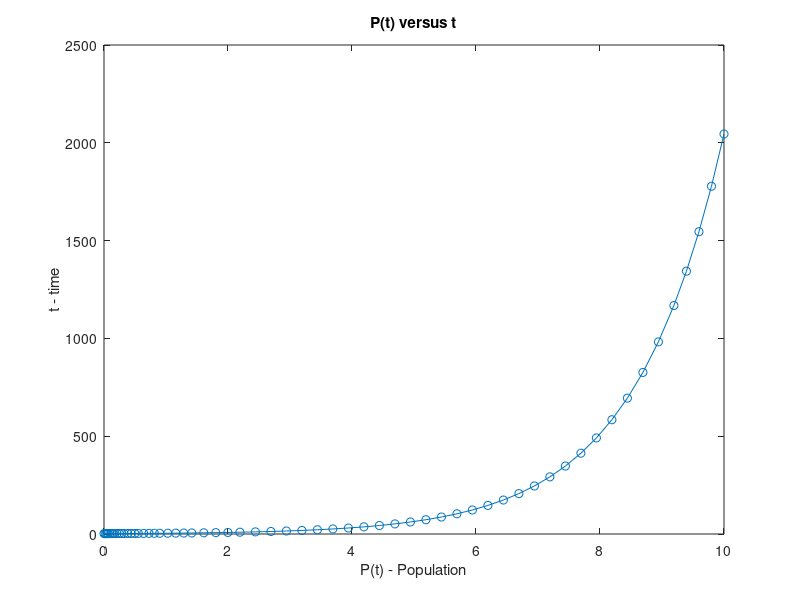
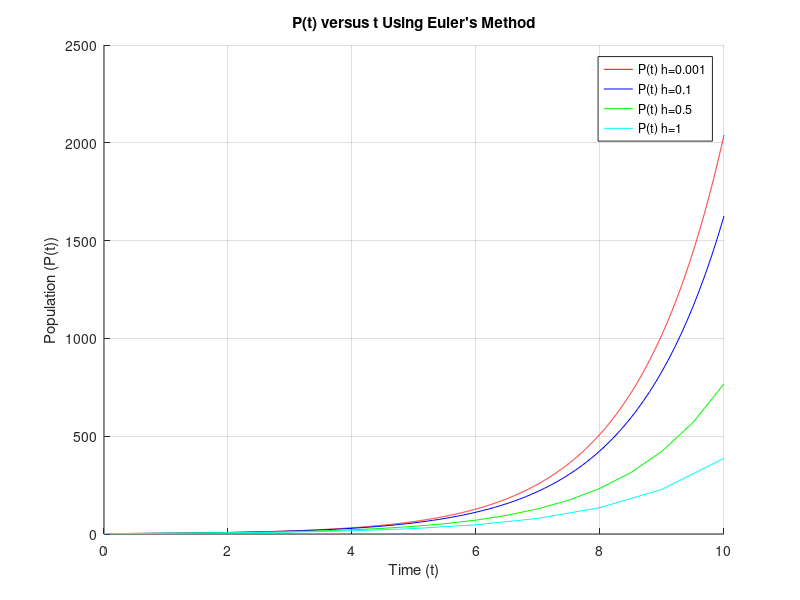

MATLAB code to generate these figures, in order:
%{
MATH 245 MATLAB 2 PART 1
_____________________
Jerom Jothiprakasam
jothipra@usc.edu

Natalia Hopper
nhopper@usc.edu
_______________________________________
Revision History
Date            Changes             Programmer
---------------------------------------------------------
1/30/2025      Original         Jerom Jothiprakasam
2/1/2025       Q1,part(A)         Natalia Hopper
2/1/2025       Q1,part(B)       Jerom Jothiprakasam
2/1/2025       Q1,part(C)       Jerom Jothiprakasam
%}

clc;
clear;

%% part (A)

tSpan = [0 10]; % Time interval [0, 10]
y0 = 2; % Initial Population
r =  0.693; % Reproductive Rate
[t,y] = ode45(@(t,y) r*y, tSpan, y0); % Solves the ODE as t v. y

figure;
plot(t,y,'-o'); % Plots the ODE solution, adds circles at points on graph

% Add graph axis labels
xlabel('P(t) - Population');
ylabel('t - time');
title('P(t) versus t');

%% part (B)

h1 = 0.001;                % Time Step
tFinal = 10;               % Final Time
timeVector1 = 0:h1:tFinal; % Time Inputs
N1 = length(timeVector1);  % Number of Time Steps

P1 = zeros(1, N1);
P1(1) = y0;                % Initial condition

for i = 1:N1-1
    P1(i+1) = P1(i) + h1 * r * P1(i);
end

figure;
hold on;
plot(timeVector1, P1, 'r-');


%% part (C)

h2 = 0.1;                  % Time Step
tFinal = 10;               % Final Time
timeVector2 = 0:h2:tFinal; % Time Inputs
N2 = length(timeVector2);  % Number of Time Steps

P2 = zeros(1, N2);
P2(1) = y0;                % Initial condition

for i = 1:N2-1
    P2(i+1) = P2(i) + h2 * r * P2(i);
end

plot(timeVector2, P2, 'b-');

h3 = 0.5;                  % Time Step
tFinal = 10;               % Final Time
timeVector3 = 0:h3:tFinal; % Time Inputs
N3 = length(timeVector3);  % Number of Time Steps

P3 = zeros(1, N3);
P3(1) = y0;                % Initial condition

for i = 1:N3-1
    P3(i+1) = P3(i) + h3 * r * P3(i);
end

plot(timeVector3, P3, 'g-');


h4 = 1;                    % Time Step
tFinal = 10;               % Final Time
timeVector4 = 0:h4:tFinal; % Time Inputs
N4 = length(timeVector4);  % Number of Time Steps

P4 = zeros(1, N4);
P4(1) = y0;                % Initial condition

for i = 1:N4-1
    P4(i+1) = P4(i) + h4 * r * P4(i);
end

plot(timeVector4, P4, 'c-');

xlabel('Time (t)');
ylabel('Population (P(t))');
grid on;
title('P(t) versus t Using Euler''s Method');
legend('P(t) h=0.001','P(t) h=0.1','P(t) h=0.5','P(t) h=1');